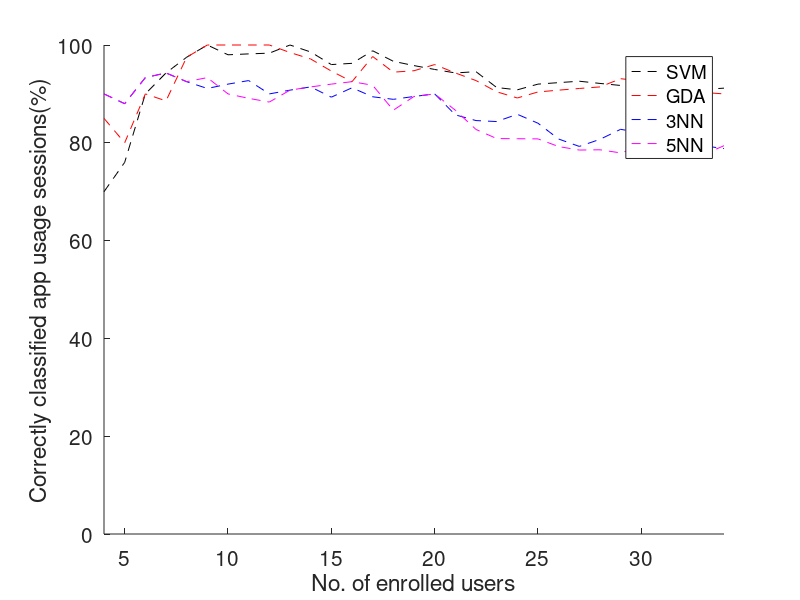

The MATLAB script that drew this image:
%3NN with 5 apps
a=[     
1     1     0     0     1     1     1     1     2     2     2     3     2     3     3     4     3
0     1     0     0     0     0     0     0     0     0     0     0     0     0     1     0     1
0     0     0     0     0     1     1     1     1     1     1     1     1     1     1     1     1
1     0     0     1     1     1     1     1     1     2     2     3     3     3     2     2     2
0     1     2     1     1     1     1     1     2     1     1     1     1     2     3     3     3
];


b=[     
5     4     6     5     6     7     7     6     8     9    10    13    12    13
2     1     1     1     3     4     6     5     4     6     4     3     5     6
3     4     3     3     3     3     2     3     2     2     2     3     3     4
3     4     4     4     4     5     6     6     5     5     5     6     7     7
2     4     4     4     4     6     7     7     6     5     6     7     7     6
];

knn_3_inc=[a b];
count=4;
knn_3_acc=[];
for i=1:size(knn_3_inc,2)
  acc=(count-mean(knn_3_inc(:,i)))/count;
  knn_3_acc=[knn_3_acc;acc];
  count=count+1;
end

%5NN with 5 apps
a=[
1     1     0     0     1     1     2     1     2     2     2     2     2     2     4     4     4
0     1     0     0     0     0     0     0     0     0     0     0     0     0     0     0     0
0     0     0     0     0     0     0     0     0     0     0     0     0     0     1     0     0
1     0     0     1     1     1     1     2     2     3     3     3     3     3     4     3     3
0     1     2     1     1     1     2     3     3     1     1     1     1     2     3     3     3
];

b=[
5     6     5     6     8     8     9    11    12    11    12    13    14    14
1     3     4     4     4     5     5     4     6     4     5     7     7     6
0     0     1     1     1     0     1     0     1     1     1     1     1     1
4     5     6     6     5     7     6     7     5     6     6     6     6     6
4     5     6     6     6     7     8     8     8     9     9     9     9     8
];

knn_5_inc=[a b];
count=4;
knn_5_acc=[];
for i=1:size(knn_5_inc,2)
  acc=(count-mean(knn_5_inc(:,i)))/count;
  knn_5_acc=[knn_5_acc;acc];
  count=count+1;
end


%GDA with 5 apps
a=[
     1
     2
     0
     0
     0
     2
     2
     0
     1
     0
     2
     1
     0
     0
     0
     1
     1
     1
     1
     0
     1
     0
     0
     0
     0
     0
     0
     0
     0
     0
     0
     0
     0
     0
     0
     0
     0
     0
     0
     0
     0
     0
     0
     0
     0
     0
     0
     0
     0
     1
     0
     0
     0
     1
     1
     1
     0
     1
     1
     1
     1
     0
     2
     2
     1
     0
     0
     0
     1
     1
     1
     0
     1
     1
     2
     1
     1
     0
     1
     2
     1
     1
     0
     0
     2
     2
     1
     0
     1
     2
     4
     2
     0
     1
     1
     6
     2
     0
     1
     2
     6
     2
     0
     2
     3
     5
     2
     0
     2
     3
     5
     2
     0
     2
     3
     5
     2
     0
     2
     3
     5
     2
     0
     2
     3
     5
     2
     0
     1
     2
     6
     2
     0
     1
     2
     6
     2
     0
     1
     2
     7
     2
     1
     1
     2
     7
     3
     2
     1
     3
     7
     3
     3
     1
     3
];
a=reshape(a,5,31);
gda_inc=[a];
count=4;
gda_acc=[];
for i=1:size(gda_inc,2)
  acc=(count-mean(gda_inc(:,i)))/count;
  gda_acc=[gda_acc;acc];
  count=count+1;
end

%SVM with 5 apps
a=[
     1     2     1     1     0     0     1     0     0     0     0     1     1     0     1     1     1     1
     2     2     2     1     1     0     0     0     0     0     0     1     1     0     0     1     1     1
     0     1     0     0     0     0     0     0     0     0     0     0     0     0     1     1     1     0
     2     1     0     0     0     0     0     1     1     0     0     0     1     1     1     1     1     2
     1     0     0     0     0     0     0     0     0     0     1     1     0     0     0     0     1     2
];
b=[
     2     4     5     5     4     4     4     5     6     5     8     7     6
     1     1     1     1     1     1     1     2     2     2     2     3     4
     0     1     1     1     1     1     1     1     1     1     1     1     1
     2     1     2     2     2     2     2     2     1     1     1     1     1
     1     3     2     1     2     2     3     2     3     3     3     3     3
];
svm_inc=[a b];
count=4;
svm_acc=[];
for i=1:size(svm_inc,2)
  acc=(count-mean(svm_inc(:,i)))/count;
  svm_acc=[svm_acc;acc];
  count=count+1;
end
%End SVM with 5 apps


knn_3_acc=knn_3_acc*100;
knn_5_acc=knn_5_acc*100;
gda_acc=gda_acc*100;
svm_acc=svm_acc*100;


hold on;
axis([4 34  0 100]);
plot((4:34),svm_acc,'k--');
plot((4:34),gda_acc,'r--');
plot((4:34),knn_3_acc,'b--');
plot((4:34),knn_5_acc,'m--');

xlabel('No. of enrolled users');
ylabel('Correctly classified app usage sessions(%)');
legend('SVM','GDA','3NN','5NN');

%h = findobj(gca,'Type','text');
set(gca,'FontSize',15);
